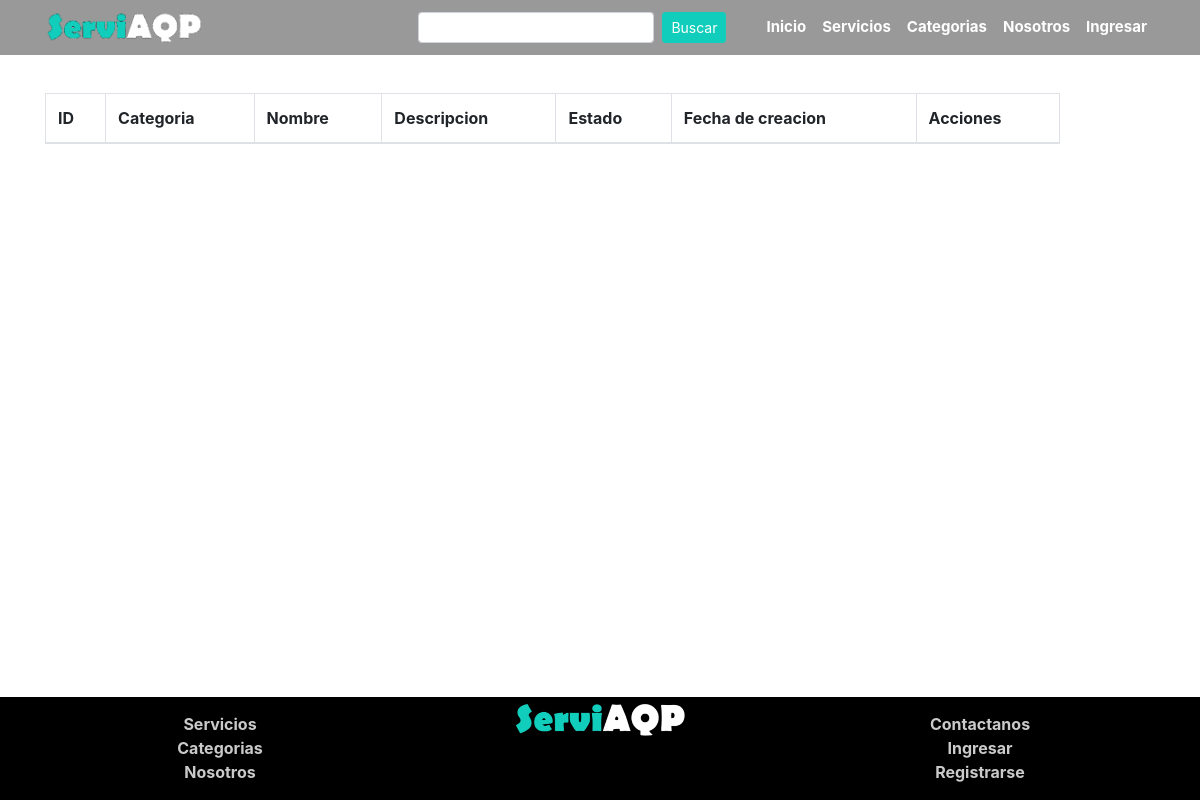
The app's page /subcategorias/index.php, older data.
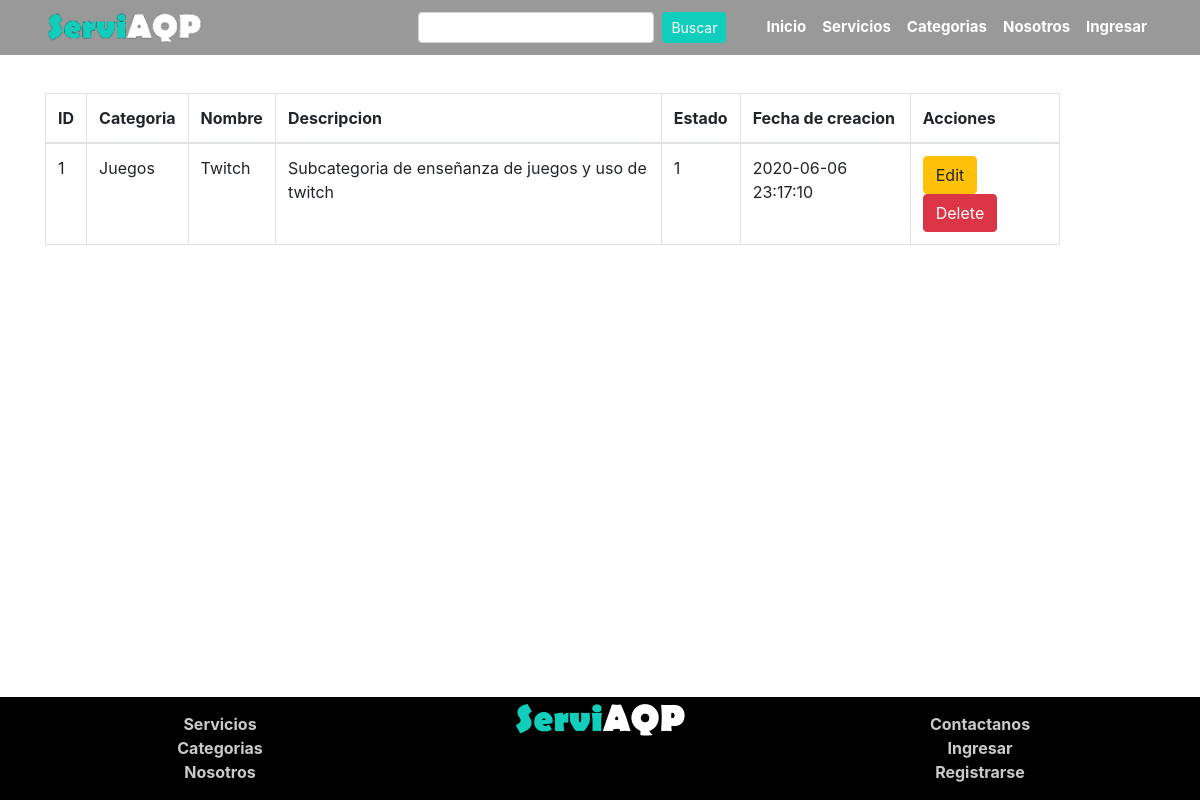
The same page, newer data.
### tables this page shows
CREATE TABLE `subcategoria` (
  `SubCatId` int(11) NOT NULL,
  `SubCatCatId` int(11) NOT NULL,
  `SubCatNom` varchar(50) NOT NULL,
  `SubCatDes` text NOT NULL,
  `SubCatEstReg` int(11) NOT NULL DEFAULT 1,
  `SubCatFecCre` timestamp NOT NULL DEFAULT current_timestamp() ON UPDATE current_timestamp()
);

CREATE TABLE `categoria` (
  `CatId` int(11) NOT NULL,
  `CatNom` varchar(60) NOT NULL,
  `CatDes` text NOT NULL,
  `CatEstReg` int(1) NOT NULL DEFAULT 1,
  `CatFecCre` timestamp NOT NULL DEFAULT current_timestamp() ON UPDATE current_timestamp()
);

### includes/global_variable.php (called while the page is built)
<?php
$dirEjec = "/ServiAQP";
?>

### includes/navbar.php (called while the page is built)
<?php
  	$inicio			=	false;
	$servicio		=	false;
	$categoria		=	false;
	$nosotros		=	false;
	$login			=	false;
?>

### subcategorias/index.php (the view, shortened to what this page needs)
<?php
    include("../includes/navbar.php");
    include("../includes/data_base.php");
    include("../includes/header.php");
?>
<div class="section">
    <div class="container pt-4">
	<div class="row">
		<div class="col-md-2">
		</div>
		<div class="col-md-11 pt-2">
			<table class='table table-bordered'>
				<thead>
                    <th>ID</th>
                    <th>Categoria</th>
					<th>Nombre</th>
					<th>Descripcion</th>
					<th>Estado</th>
					<th>Fecha de creacion</th>
					<th>Acciones</th>
				</thead>
				<tbody>
				<?php
				$query = "SELECT  `SubCatId`,`CatNom`,`SubCatNom`,`SubCatDes`,`SubCatEstReg`, `SubCatFecCre` FROM\n"
                . "    subcategoria t1\n"
                . "INNER JOIN categoria t2 \n"
                . "    ON t1.SubCatCatId = t2.CatId";
				$resultProduct= mysqli_query($conn, $query);
				while($row= mysqli_fetch_array($resultProduct)){
				?>
					<tr>
                        <td><?php echo $row['SubCatId']?></td>
                        <td><?php echo $row['CatNom']?></td>
						<td><?php echo $row['SubCatNom']?></td>
						<td><?php echo $row['SubCatDes']?></td>
						<td><?php echo $row['SubCatEstReg']?></td>
						<td><?php echo $row['SubCatFecCre']?></td>
						<td>
							<a href="crud_categoria/edit.php?id=<?php echo $row['CatId']?>" class="btn btn-warning">
								Edit
							</a>
							<a href="crud_categoria/delete.php?id=<?php echo $row['CatId']?>" class="btn btn-danger">
								Delete
							</a>
						</td>
					</tr>
				<?php } ?>
				</tbody>
			</table
			>
		</div>
	</div>
</div>
</div>
<?php
    include("../includes/footer.php");
?>

### includes/header.php (shortened to what this page needs)
<?php
include('global_variable.php');
?>
<!DOCTYPE html>
<html lang="es">
<head>
	<link rel="stylesheet" type="text/css" href="<?php echo $dirEjec ?>/frontend/bootstrap/css/bootstrap.min.css">
	<link rel="stylesheet" type="text/css" href="<?php echo $dirEjec ?>/frontend/css/fonts.css">
	<link rel="stylesheet" type="text/css" href="<?php echo $dirEjec ?>/frontend/css/icons.css">
	<link rel="stylesheet" type="text/css" href="<?php echo $dirEjec ?>/frontend/css/style.css">
</head>
<body>
	<nav id="pri" class="container-fluid navbar navbar-expand-lg navbar-light position-fixed fixed-top">
		<div class="container">
			<a href="<?php echo $dirEjec ?>/"><img src="<?php echo $dirEjec ?>/frontend/images/logo.png" height="35" alt="logo"></a>
			<div class="collapse navbar-collapse" id="navbarNav">
				<ul class="navbar-nav ml-auto">
					<form class="form-inline mr-0 mr-lg-4 mt-lg-0 mt-2">
						<input class="form-control form-control-sm mr-sm-2" type="search" placeholder="">
						<button class="btn btn-sm btn-primary mr-sm-2 mt-lg-0 mt-1" type="submit">Buscar</button>
					</form>
					<li class="nav-item menu_link">
						<a class="nav-link menu_link <?php if ($inicio) { ?>select<?php } ?>" href="<?php echo $dirEjec ?>/">Inicio</a>
					</li>
					<li class="nav-item menu_link">
						<a class="nav-link menu_link<?php if ($servicio) { ?> select<?php } ?>" href="<?php echo $dirEjec ?>/servicios">Servicios</a>
					</li>
					<li class="nav-item menu_link">
						<a class="nav-link menu_link<?php if ($categoria) { ?> select<?php } ?>" href="<?php echo $dirEjec ?>/categorias">Categorias</a>
					</li>
					<li class="nav-item menu_link">
						<a class="nav-link menu_link<?php if ($nosotros) { ?> select<?php } ?>" href="<?php echo $dirEjec ?>/nosotros">Nosotros</a>
					</li>
					<?php if (!empty($user)) : ?>
					<li class="nav-item dropdown ">
						<a style="color: white; text-transform: uppercase;" class="nav-link menu_link " href="#" id="navbarDropdown" role="button" data-toggle="dropdown" aria-haspopup="true" aria-expanded="false">
							<?= $user['UsuCor']; ?>
						</a>
						<div class="dropdown-menu  dropdown-menu-right" aria-labelledby="navbarDropdown">
							<?php
								$correo 	= 	$user['UsuCor'];
								$conn1 = mysqli_connect($database_red,$database_nombre,$database_contraseña,$database_name) or die("Error al conectar al servidor");
								$queryUser = "SELECT UsuID FROM usuario WHERE UsuCor = '$correo'";
								$resultUser = mysqli_query($conn1, $queryUser);
								if (mysqli_num_rows($resultUser) == 1) {
									$row 		= mysqli_fetch_array($resultUser);
									$idUser 	= $row['UsuID'];
								}
								?>
							<a class="dropdown-item" href="<?php echo $dirEjec ?>/Usuario/view?id=<?php echo $idUser ?>">VER PERFIL</a>
							<a class="dropdown-item" href="<?php echo $dirEjec ?>/Autenticacion/logout.php">SALIR</a>
						</div>
					</li>
					<?php
						$queryUser2 = "SELECT UsuRolID FROM usuario WHERE UsuCor = '$correo'";
						$resultUser2 = mysqli_query($conn1, $queryUser2);
						if (mysqli_num_rows($resultUser2) == 1) {
							$row2 		= mysqli_fetch_array($resultUser2);
							$idRolUser 	= $row2['UsuRolID'];
						}
						if ($idRolUser == 1) {
					?>
					<li class="nav-item dropdown ">
						<a style="color: white;" class="nav-link menu_link " href="#" id="navbarDropdown" role="button" data-toggle="dropdown" aria-haspopup="true" aria-expanded="false">
							<span class=" icon-cog"></span>
						</a>
						<div class="dropdown-menu  dropdown-menu-right" aria-labelledby="navbarDropdown">
						<a class="dropdown-item" href="<?php echo $dirEjec ?>/Acceso">ACCESOS</a>
							<a class="dropdown-item" href="<?php echo $dirEjec ?>/Categoria/tabla.php">CATEGORIAS</a>
							<a class="dropdown-item" href="<?php echo $dirEjec ?>/Intercambio/tabla.php">INTERCAMBIO</a>
							<a class="dropdown-item" href="<?php echo $dirEjec ?>/Producto/tabla.php">PRODUCTOS</a>
							<a class="dropdown-item" href="<?php echo $dirEjec ?>/Recurso">RECURSOS</a>
							<a class="dropdown-item" href="<?php echo $dirEjec ?>/Rol">ROLES</a>
							<a class="dropdown-item" href="<?php echo $dirEjec ?>/Usuario">USUARIOS</a>
						</div>
					</li>
					<?php } ?>
					<?php else : ?>
					<li class="nav-item menu_link">
						<a class="nav-link menu_link<?php if ($login) { ?> select<?php } ?>" href="<?php echo $dirEjec ?>/autenticacion/Login">Ingresar</a>
					</li>
					<?php endif; ?>
				</ul>
			</div>
		</div>
	</nav>

### includes/footer.php (shortened to what this page needs)
<?php
    include('global_variable.php');
?>
<footer class="footer-area footer" style="background-color:black" id="sticky-footer" >
    <div class="container">
    <div class="row">
        <div class="col-4" style="padding-top:15px ;" align="center">
            <ul style="color:black">
                <li><b><a href="<?php echo $dirEjec?>/Intercambio" style="color:#CACACA">Servicios</a></b></li>
                <li><b><a href="<?php echo $dirEjec?>/Categoria" style="color:#CACACA">Categorias</a></b></li>
                <li><b><a href="<?php echo $dirEjec?>/Nosotros" style="color:#CACACA">Nosotros</a></b></li>
            </ul>
        </div>
        <div class="col-4 "style="padding-top:3px ;padding-bottom:5px">
            <div align="center">
                <img src="<?php echo $dirEjec?>/frontend/images/logo.png"  alt="logo de S4P" style="height: 50%;width: 50%;" >
            </div>
        </div>
        <div class="col-4" style="padding-top:15px ;" align="center">
        <ul style="color:black">
                <li><b><a href="<?php echo $dirEjec?>/Contactanos" style="color:#CACACA">Contactanos</a></b></li>
                <li><b><a href="<?php echo $dirEjec?>/Autenticacion/Login" style="color:#CACACA">Ingresar</a></b></li>
                <li><b><a href="<?php echo $dirEjec?>/Autenticacion/Singup" style="color:#CACACA">Registrarse</a></b></li>
        </ul>
        </div>
    </div>
    </div>
</footer>
</body>
</html>

### frontend/css/style.css (style rules this page uses)
:root { --color-principal:#11CDBB; --fondo-principal:white; --color-principal-hover: rgb(24, 170, 155); }
* { margin: 0; padding: 0; -webkit-box-sizing: border-box; -moz-box-sizing: border-box; box-sizing: border-box; }
html { position: relative; min-height: 100%; background-color: var(--fondo-principal); }
body { margin-bottom: 150px; background-color: var(--fondo-principal); }
div.section { background-color: var(--fondo-principal); margin-top: 60px; }
a { color: var(--color-principal); }
.btn-primary { background-color: var(--color-principal)!important; border-color: var(--color-principal); }
.footer { position: absolute; bottom: 0; width: 100%; }
.navbar { background: rgba(0, 0, 0,0.4); }
.navbar-light .navbar-nav .nav-link { color:white; }
a.menu_link:after { position: absolute; bottom: 11px; left: 0px; width: 100%; height: 2px; background-color: var(--color-principal); content: ""; opacity: 0; transition: opacity 0.3s ease 0s, transform 0.3s ease 0s; transform: translateY(10px); }
a.menu_link { position: relative; font-weight: bold; font-size:15px; }

Row changes from the older to the newer data that the page shows:
added subcategoria: SubCatId "1", SubCatCatId.CatNom "Juegos", SubCatNom "Twitch", SubCatDes "Subcategoria de enseñanza de juegos y uso de twitch", SubCatEstReg "1", SubCatFecCre "2020-06-06 23:17:10"
